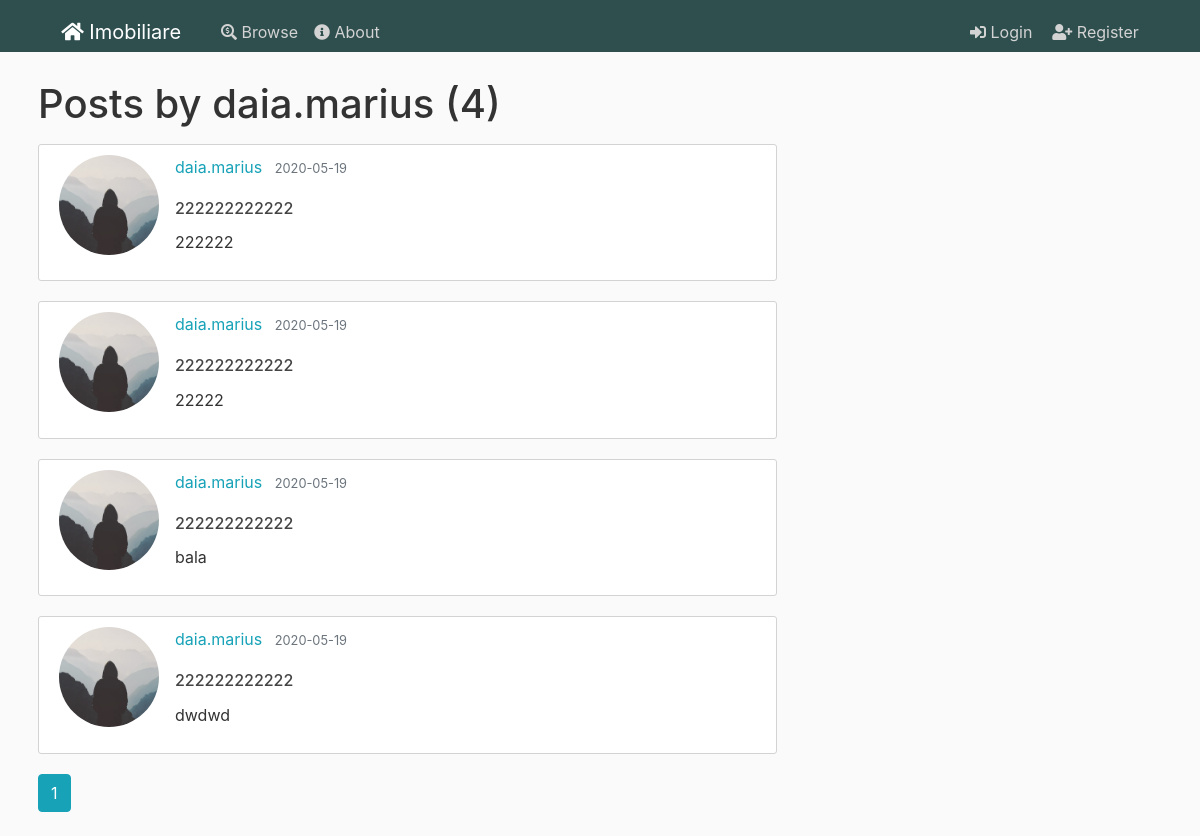
Page /user/daia.marius on the committed database.
### flaskblog/models.py (models this page shows, shortened)
class User(db.Model, UserMixin):
    id = db.Column(db.Integer, primary_key=True)
    username = db.Column(db.String(20), unique=True, nullable=False)
    email = db.Column(db.String(120), unique=True, nullable=False)
    phonenumber = db.Column(db.String(15), nullable=False)
    image_file = db.Column(db.String(20), nullable=False, default='default.jpg')
    password = db.Column(db.String(60), nullable=False)
    posts = db.relationship('Post', backref='author', lazy=True)

class Post(db.Model):
    id = db.Column(db.Integer, primary_key=True)
    title = db.Column(db.String(100), nullable=False)
    date_posted = db.Column(db.DateTime, nullable=False, default=datetime.utcnow)
    content = db.Column(db.Text, nullable=False)
    user_id = db.Column(db.Integer, db.ForeignKey('user.id'), nullable=False)
    city_id = db.Column(db.Integer, db.ForeignKey('city.id'), nullable=False)
    anouncement_type = db.Column(db.String(20), nullable=False)
    house_type = db.Column(db.String(20), nullable=False)
    price = db.Column(db.Integer, nullable=False)
    square_meters = db.Column(db.Integer, nullable=False)
    number_rooms = db.Column(db.Integer, nullable=False)
    address = db.Column(db.String(100), nullable=False)
    phonenumber = db.Column(db.String(15), nullable=True)
    post = db.relationship('Image')

### flaskblog/users/routes.py (the view)
@users.route("/user/<string:username>")
def user_posts(username):
    page = request.args.get('page', 1, type=int)
    user = User.query.filter_by(username=username).first_or_404()
    posts = Post.query.filter_by(author=user)\
        .order_by(Post.date_posted.desc())\
        .paginate(page=page, per_page=5)
    return render_template('user_posts.html', posts=posts, user=user)

### flaskblog/templates/user_posts.html
{% extends "layout.html" %}
{% block content %}
    <h1 class="mb-3">Posts by {{ user.username }} ({{ posts.total }})</h1>
    {% for post in posts.items %}
        <article class="media content-section">
          <img class="rounded-circle article-img" src="{{ url_for('static', filename='profile_pics/' + post.author.image_file) }}">
          <div class="media-body">
            <div class="article-metadata">
              <a class="mr-2" href="{{ url_for('users.user_posts', username=post.author.username) }}">{{ post.author.username }}</a>
              <small class="text-muted">{{ post.date_posted.strftime('%Y-%m-%d') }}</small>
            </div>
            <h2><a class="article-title" href="{{ url_for('posts.post', post_id=post.id) }}">{{ post.title }}</a></h2>
            <p class="article-content">{{ post.content }}</p>
          </div>
        </article>
    {% endfor %}
    {% for page_num in posts.iter_pages(left_edge=1, right_edge=1, left_current=1, right_current=2) %}
      {% if page_num %}
        {% if posts.page == page_num %}
          <a class="btn btn-info mb-4" href="{{ url_for('users.user_posts', username=user.username, page=page_num) }}">{{ page_num }}</a>
        {% else %}
          <a class="btn btn-outline-info mb-4" href="{{ url_for('users.user_posts', username=user.username, page=page_num) }}">{{ page_num }}</a>
        {% endif %}
      {% else %}
        ...
      {% endif %}
    {% endfor %}
{% endblock content %}

### flaskblog/static/css/main.css (style rules this page uses)
html { font-size: 16px; overflow-x: hidden; }
body { background: var(--bodybackground); color: var(--bodytextcolor); margin-top: 5rem; width: 100%; }
h1, h2, h3, h4, h5, h6 { color: var(--bodytextcolor); }
.content-section { background: var(--white); padding: 10px 20px; border: 1px solid var(--lightgray); border-radius: 3px; margin-bottom: 20px; }
.article-title { color: #444444; }
.article-content { white-space: pre-line; }
.article-img { height: 100px; width: 100px; margin-right: 16px; border-radius:5px; }
.article-metadata { padding-bottom: 1px; margin-bottom: 4px; border-bottom: 1px solid #e3e3e3 }
a { color: var(--lightblue); font-size: 1rem; cursor: pointer; }
.content-section { overflow: auto ; width:100% !important; overflow-x: hidden !important; }
:root { --darkgreen: #2F4F4F; --lightblue: #17a2b8; --dark: #343a40; --lightgreen: #28a745; --darkred: #b00020; --yellow: #ffc107; --white: white; --gray: gray; --lightgray: lightgray; --fadegray: #f3f3f3; --bodybackground: #fafafa; --bodytextcolor: #333333; --blueglow: rgba(41, 137, 167, 0.2); --whiteglow: rgba(254, 255, 205, 0.2); }
.article-metadata { border-bottom: none; }
.content-section { overflow-x: auto !important; }

### rows in the picture
User: username "daia.marius"
Post: image_file (placeholder picture), author.username "daia.marius", date_posted "2020-05-19", title "222222222222", content "222222"
Post: image_file (placeholder picture), author.username "daia.marius", date_posted "2020-05-19", title "222222222222", content "22222"
Post: image_file (placeholder picture), author.username "daia.marius", date_posted "2020-05-19", title "222222222222", content "bala"
Post: image_file (placeholder picture), author.username "daia.marius", date_posted "2020-05-19", title "222222222222", content "dwdwd"

### other values in the picture
{{ posts.total }} "4"
{{ page_num }} "1"
